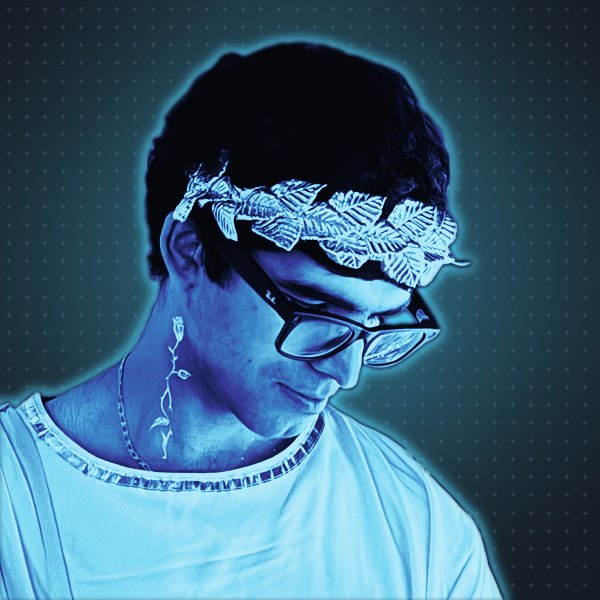
#> input picture assets/photo-dark.jpg, 600 x 600 px
$ python stylize_photo.py ../assets/photo-dark.jpg ../assets/photo-light.jpg
#> lines starting #> are read from the running program, lines starting #| are printed output that depends on the picture
"""One-off: turn a photo + person mask into avatar images that match the card palette.

  python3 scripts/stylize_photo.py photo.png mask.png
writes assets/photo-dark.jpg and assets/photo-light.jpg (needs Pillow; run locally, output is committed).
The mask can come from macOS Vision (see README) or any background-removal tool.
"""
import pathlib, sys
from PIL import Image, ImageChops, ImageDraw, ImageFilter, ImageOps

ROOT = pathlib.Path(__file__).resolve().parent.parent
SIZE = 600
STYLES = {  # gradient map stops (shadow -> highlight), background, glow, dot colour
    "dark": dict(stops=["#05070d", "#141c46", "#36399a", "#3a86c8", "#78d6f2", "#d8f4ff"], bg="#151b23",
                 glow="#4cc9f0", dot="#2a313c", rim="#4cc9f0"),
    "light": dict(stops=["#0b0e16", "#18235a", "#4134a6", "#2f78bf", "#6cc6ec", "#d4efff"], bg="#f6f8fa",
                  glow="#0a72b5", dot="#d6dbe1", rim="#0a72b5"),
}


def hexrgb(h):
    return tuple(int(h[i:i + 2], 16) for i in (1, 3, 5))


def gradient_lut(stops):
    cols = [hexrgb(c) for c in stops]
    lut = []
    for ch in range(3):
        for v in range(256):
            pos = v / 255 * (len(cols) - 1)
            i = min(int(pos), len(cols) - 2)
            f = pos - i
            lut.append(round(cols[i][ch] * (1 - f) + cols[i + 1][ch] * f))
    return lut


def render(photo, mask, s):
    gray = ImageOps.autocontrast(ImageOps.grayscale(photo), cutoff=1)
    # soft S-curve, highlights compressed so the white shirt doesn't blow out
    gray = gray.point(lambda v: round(255 * (0.5 - 0.5 * __import__("math").cos(3.14159 * (v / 255) ** 0.9)) * .93))
    person = Image.merge("RGB", (gray, gray, gray)).point(gradient_lut(s["stops"]))

    bg = Image.new("RGB", (SIZE, SIZE), hexrgb(s["bg"]))
    d = ImageDraw.Draw(bg)
    for y in range(9, SIZE, 18):
        for x in range(9, SIZE, 18):
            d.ellipse((x - 1.6, y - 1.6, x + 1.6, y + 1.6), fill=hexrgb(s["dot"]))
    glow = Image.new("L", (SIZE, SIZE), 0)
    ImageDraw.Draw(glow).ellipse((SIZE * .1, SIZE * .05, SIZE * .9, SIZE * .85), fill=110)
    glow = glow.filter(ImageFilter.GaussianBlur(90))
    bg = Image.composite(Image.new("RGB", bg.size, hexrgb(s["glow"])), bg, glow)

    m = mask.convert("L").resize((SIZE, SIZE), Image.LANCZOS)
    rim = m.filter(ImageFilter.MaxFilter(5)).filter(ImageFilter.GaussianBlur(6))
    rim = ImageChops.subtract(rim, m.filter(ImageFilter.GaussianBlur(2)))
    bg = Image.composite(Image.new("RGB", bg.size, hexrgb(s["rim"])), bg, rim.point(lambda v: min(255, int(v * 1.3))))
    return Image.composite(person, bg, m.filter(ImageFilter.GaussianBlur(1.2)))


if __name__ == "__main__":
    photo = Image.open(sys.argv[1]).convert("RGB").resize((SIZE, SIZE), Image.LANCZOS)
#> photo is the input picture: PIL image 600x600 RGB; mean R, G, B 57.9, 96.1, 120.9
    mask = Image.open(sys.argv[2])
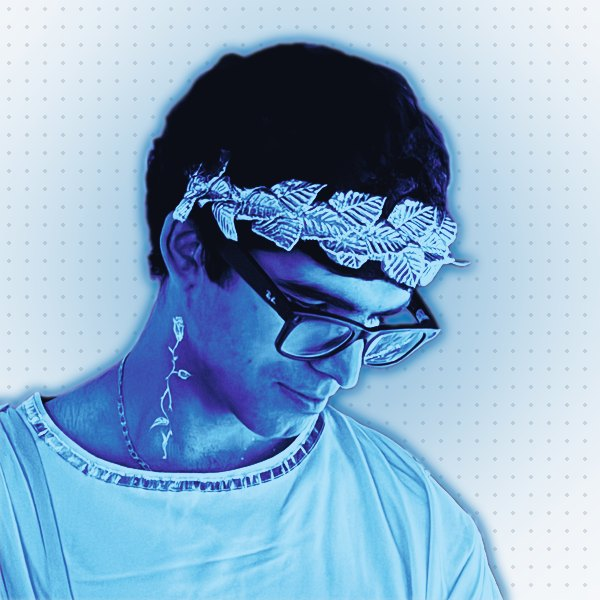
#> input picture assets/photo-light.jpg, 600 x 600 px
#> mask is the input picture: PIL image 600x600 RGB; mean R, G, B 139, 172.1, 201.2
    for theme, s in STYLES.items():
        out = ROOT / "assets" / f"photo-{theme}.jpg"
        render(photo, mask, s).save(out, quality=86, optimize=True, progressive=True)
        print(out, out.stat().st_size)
#> this loop made 2 passes
#> pass 1, in render, `gray = ImageOps.autocontrast(ImageOps.grayscale(photo), cutoff=1)`:
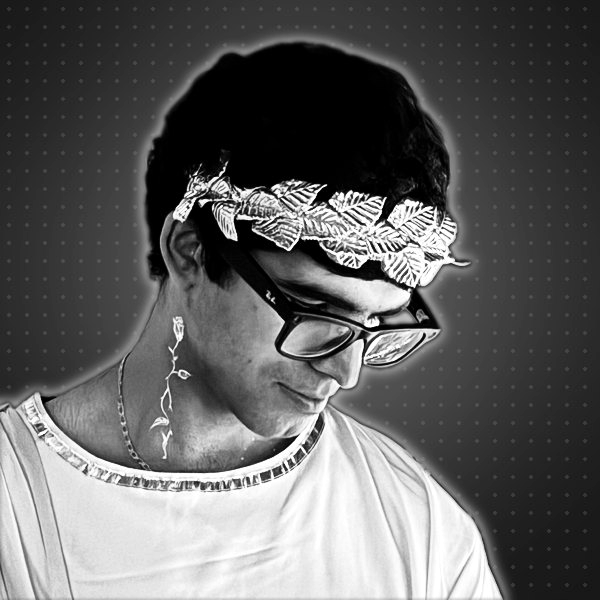
#> gray: PIL image 600x600 L; min 0, max 255, mean 96.3
#> pass 1, in render, `person = Image.merge("RGB", (gray, gray, gray)).point(gradient_lut(s["..`:
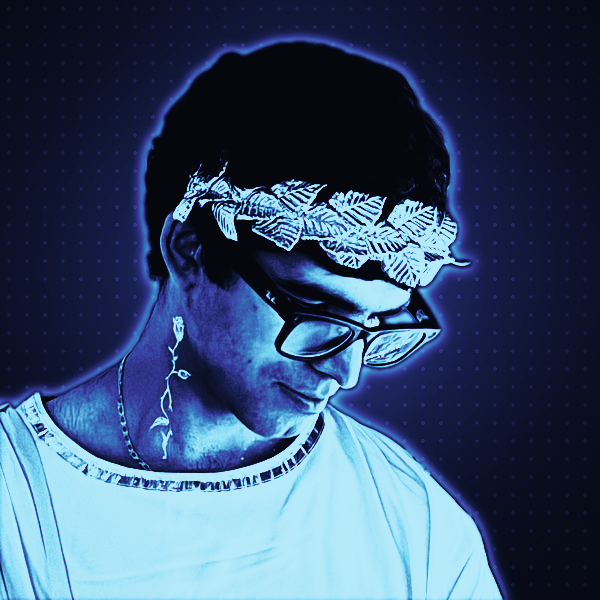
#> person: PIL image 600x600 RGB; mean R, G, B 55.4, 77.5, 108.5
#> pass 1, in render, `bg = Image.new("RGB", (SIZE, SIZE), hexrgb(s["bg"]))`:
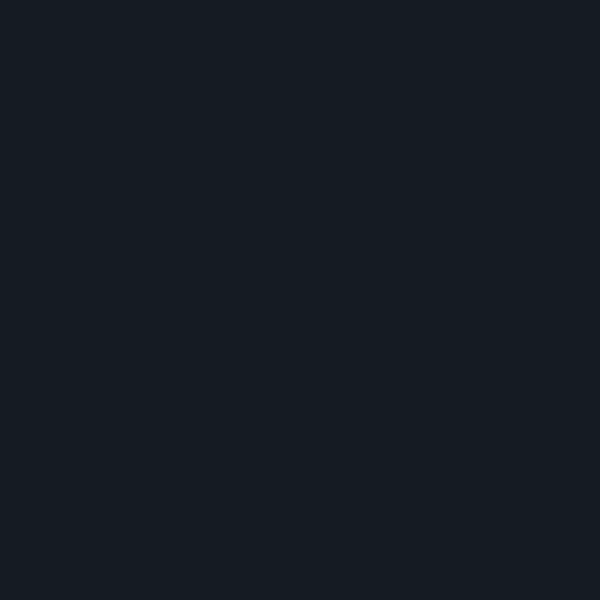
#> bg: PIL image 600x600 RGB; mean R, G, B 21, 27, 35
